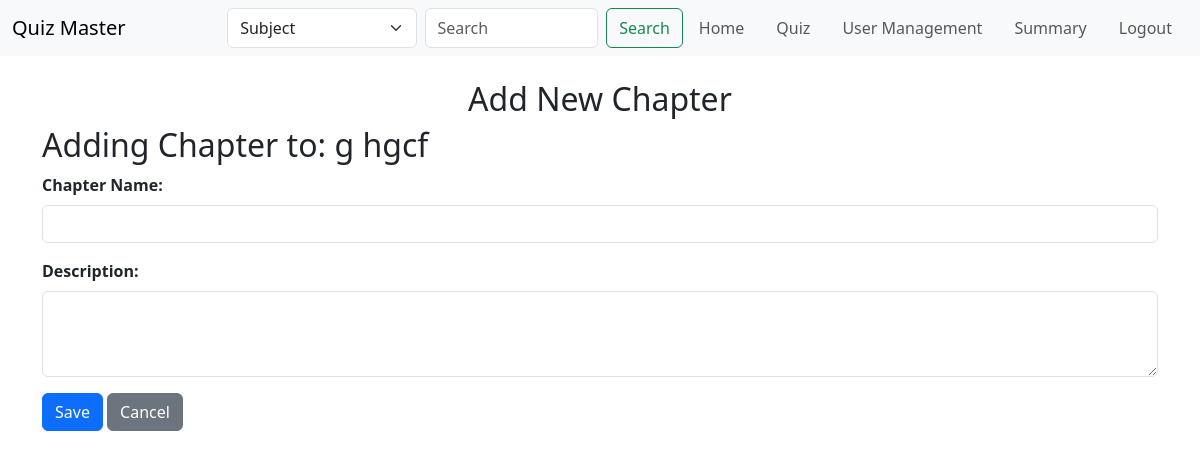
The app's page /new_chapter?subject_id=3 (signed in), older data.
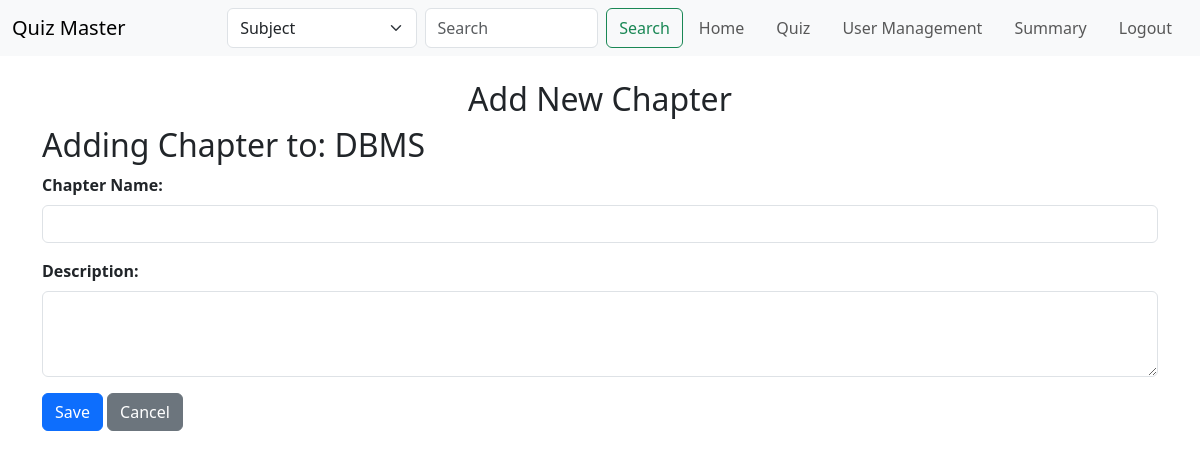
The same page, newer data.
### models.py (models this page shows)
class Subject(db.Model):
    __tablename__ = 'subject'
    id = db.Column(db.Integer, primary_key=True, autoincrement=True)
    subject_name = db.Column(db.String(32), unique=True, nullable=False)
    subject_code = db.Column(db.String(32), unique=True, nullable=False)
    subject_description = db.Column(db.String(512), nullable=True)
    subject_credit = db.Column(db.String(80), nullable=False)

### routes.py (the view)
@app.route('/new_chapter')
@auth_required
@admin_required
def new_chapter():
    subject_id = request.args.get('subject_id')
    subject = Subject.query.get(subject_id)
    return render_template('new_chapter.html', subject=subject)

### routes.py (called while the page is built)
def auth_required(func):
    @wraps(func)
    def inner(*args, **kwargs):
        if 'user_id' not in session:
            flash('Please login to continue')
            return redirect(url_for('login'))
        return func(*args, **kwargs)
    return inner

def admin_required(f):
    @wraps(f)
    def decorated_function(*args, **kwargs):
        if session.get('is_admin') == False:
            flash("Access Denied: Admins Only", "danger")
            return redirect(url_for('index'))  # Redirect to home if not admin
        return f(*args, **kwargs)
    return decorated_function

### templates/new_chapter.html (shortened to what this page needs)
{% extends "layout.html" %}
{% block content %}
    <div class="container mt-4">
        <h2 class="text-center">Add New Chapter</h2>
        <form method="POST" action="{{ url_for('new_chapter') }}">
            <h2>Adding Chapter to: {{ subject.subject_name }}</h2>
            <div class="mb-3">
                <label for="chapter_name" class="form-label"><strong>Chapter Name:</strong></label>
                <input type="text" id="chapter_name" name="chapter_name" class="form-control" required>
            </div>
            <div class="mb-3">
                <label for="chapter_description" class="form-label"><strong>Description:</strong></label>
                <textarea id="chapter_description" name="chapter_description" class="form-control" rows="3"></textarea>
            </div>
            <button type="submit" class="btn btn-primary">Save</button>
            <a href="{{ url_for('admin_home') }}" class="btn btn-secondary">Cancel</a>
        </form>
    </div>
{% endblock %}

Row changes from the older to the newer data that the page shows:
changed Subject: subject_name "g hgcf" → "DBMS"
